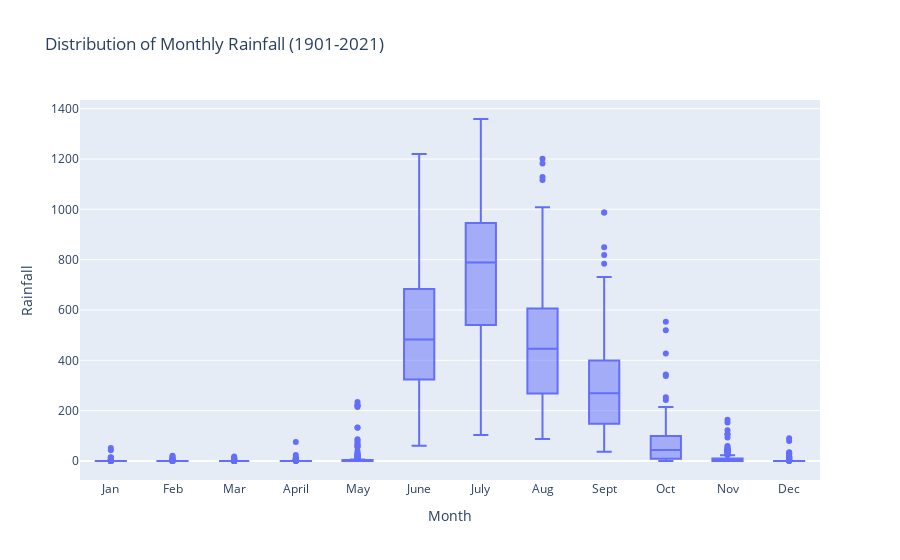

Notebook code cell kept with this figure:
### Markdown cell above
- Visulize Outliers Through Box Plot

### Code cell
# Dropping 'Year' and 'Total' columns
rainfall_months = rain.drop(columns=['Year', 'Total'])

# Melt the DataFrame to convert months into a single column for Plotly
rainfall_melted = rainfall_months.melt(var_name='Month', value_name='Rainfall')

# Create the boxplot using Plotly
fig = px.box(rainfall_melted, x='Month', y='Rainfall', title='Distribution of Monthly Rainfall (1901-2021)')

# Show the plot
fig.show()

### Figure 1 — Plotly figure (JSON) as saved in the notebook; plotly's stock layout.template omitted (floating-point values rounded to 4 significant figures; data arrays with more than 128 entries replaced by an {"elided": "..."} marker saying what was removed)
{"data": [{"alignmentgroup": "True", "hovertemplate": "Month=%{x}<br>Rainfall=%{y}<extra></extra>", "legendgroup": "", "marker": {"color": "#636efa"}, "name": "", "notched": false, "offsetgroup": "", "orientation": "v", "showlegend": false, "type": "box", "x": {"elided": "1452 str values"}, "x0": " ", "xaxis": "x", "y": {"elided": "1452 float values"}, "y0": " ", "yaxis": "y"}], "layout": {"boxmode": "group", "legend": {"tracegroupgap": 0}, "title": {"text": "Distribution of Monthly Rainfall (1901-2021)"}, "xaxis": {"anchor": "y", "domain": [0, 1], "title": {"text": "Month"}}, "yaxis": {"anchor": "x", "domain": [0, 1], "title": {"text": "Rainfall"}}}}
